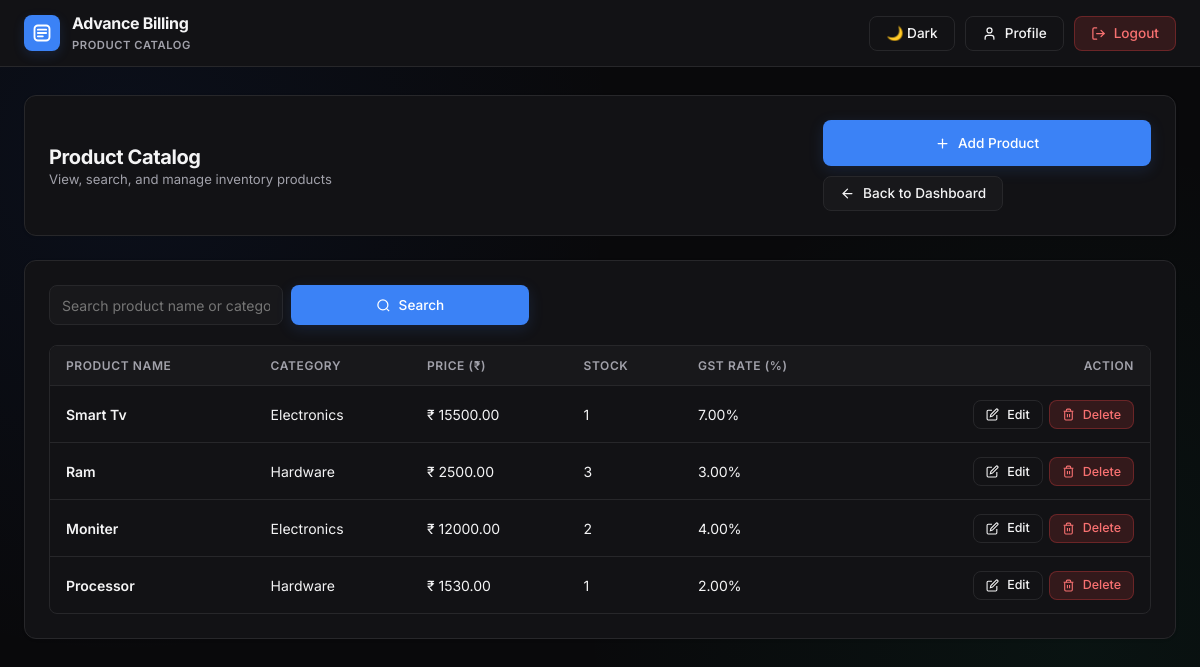
The app's page /product-list/ (signed in) with its own data.
### billing/models.py (models this page shows, shortened)
class Product(models.Model):
    name = models.CharField(max_length=100)
    category = models.CharField(max_length=100)
    price = models.DecimalField(max_digits=10, decimal_places=2)
    stock = models.IntegerField(default=0)
    gst_rate = models.DecimalField(max_digits=5, decimal_places=2, default=0.00)
    created_at = models.DateTimeField(auto_now_add=True)

### billing/views.py (the view)
# urls.py: path('product-list/', views.product_list, name='product_list'),
def product_list(request):
    try:
        user_id = request.session.get('user_id')
        if not user_id:
            return redirect('distributor_login')
        user = User.objects.get(id=user_id, usertype='distributor')
        search = request.GET.get('search', '').strip()
        if search:
            products_qs = Product.objects.filter(
                Q(name__icontains=search) | Q(category__icontains=search)
            ).order_by('-id')
        else:
            products_qs = Product.objects.all().order_by('-id')
        total_products = Product.objects.count()
        paginator = Paginator(products_qs, 10)
        page_number = request.GET.get('page', 1)
        products = paginator.get_page(page_number)
        return render(request, 'billing/product-list.html', {
            'user': user,
            'profile': user,
            'products': products,
            'search': search,
            'total_products': total_products
        })
    except User.DoesNotExist:
        messages.error(request, "Access restricted to Distributors only..!")
        return redirect('distributor_login')
    except Exception:
        return redirect('distributor_login')

### billing/templates/billing/product-list.html (shortened to what this page needs)
{% load static %}
<!DOCTYPE html>
<html lang="en">
<head>
    <link rel="stylesheet" href="{% static 'assets/css/styles.css' %}?v=2">
</head>
<body class="theme-distributor">
    <header class="top-navbar">
        <div class="nav-inner">
            <a href="{% url 'distributor_dashboard' %}" class="brand-container">
                <div class="brand-icon">
                    <svg width="20" height="20" viewBox="0 0 24 24" fill="none" stroke="currentColor" stroke-width="2.2" stroke-linecap="round" stroke-linejoin="round">
                        <rect x="3" y="3" width="18" height="18" rx="4" />
                        <path d="M7 8h10" />
                        <path d="M7 12h10" />
                        <path d="M7 16h6" />
                    </svg>
                </div>
                <div class="brand-titles">
                    <h1>Advance Billing</h1>
                    <span>Product Catalog</span>
                </div>
            </a>
            <div class="nav-actions">
                <button type="button" id="theme-toggle-btn" class="btn-shadcn btn-outline" onclick="App.toggleTheme()">
                </button>
                <a href="{% url 'distributor_profile' %}" class="btn-shadcn btn-outline">
                    <svg width="15" height="15" viewBox="0 0 24 24" fill="none" stroke="currentColor" stroke-width="2" stroke-linecap="round" stroke-linejoin="round">
                        <path d="M19 21v-2a4 4 0 0 0-4-4H9a4 4 0 0 0-4 4v2"/>
                        <circle cx="12" cy="7" r="4"/>
                    </svg>
                    <span>Profile</span>
                </a>
                <a href="{% url 'logout' %}" class="btn-shadcn btn-destructive">
                    <svg width="15" height="15" viewBox="0 0 24 24" fill="none" stroke="currentColor" stroke-width="2" stroke-linecap="round" stroke-linejoin="round">
                        <path d="M9 21H5a2 2 0 0 1-2-2V5a2 2 0 0 1 2-2h4"/>
                        <polyline points="16 17 21 12 16 7"/>
                        <line x1="21" y1="12" x2="9" y2="12"/>
                    </svg>
                    <span>Logout</span>
                </a>
            </div>
        </div>
    </header>
    <main class="main-container">
        <div class="shadcn-card">
            <div class="header-banner">
                <div class="title-meta">
                    <h2>Product Catalog</h2>
                    <p>View, search, and manage inventory products</p>
                </div>
                <div class="header-buttons">
                    <a href="{% url 'add_product' %}" class="btn-shadcn btn-primary">
                        <svg width="15" height="15" viewBox="0 0 24 24" fill="none" stroke="currentColor" stroke-width="2" stroke-linecap="round" stroke-linejoin="round">
                            <line x1="12" y1="5" x2="12" y2="19"/>
                            <line x1="5" y1="12" x2="19" y2="12"/>
                        </svg>
                        <span>Add Product</span>
                    </a>
                    <a href="{% url 'distributor_dashboard' %}" class="btn-shadcn btn-secondary">
                        <svg width="15" height="15" viewBox="0 0 24 24" fill="none" stroke="currentColor" stroke-width="2" stroke-linecap="round" stroke-linejoin="round">
                            <line x1="19" y1="12" x2="5" y2="12"/>
                            <polyline points="12 19 5 12 12 5"/>
                        </svg>
                        <span>Back to Dashboard</span>
                    </a>
                </div>
            </div>
        </div>
        <div class="shadcn-card">
            <div class="search-row">
                <form method="GET" action="{% url 'product_list' %}" class="search-form">
                    <input type="text" name="search" value="{{ search }}" placeholder="Search product name or category..." class="form-input">
                    <button type="submit" class="btn-shadcn btn-primary" style="height: 40px;">
                        <svg width="15" height="15" viewBox="0 0 24 24" fill="none" stroke="currentColor" stroke-width="2"><circle cx="11" cy="11" r="8"/><line x1="21" y1="21" x2="16.65" y2="16.65"/></svg>
                        <span>Search</span>
                    </button>
                </form>
            </div>
            <div class="table-wrap">
                <table class="shadcn-table">
                    <thead>
                        <tr>
                            <th>Product Name</th>
                            <th>Category</th>
                            <th>Price (₹)</th>
                            <th>Stock</th>
                            <th>GST Rate (%)</th>
                            <th style="text-align: right;">Action</th>
                        </tr>
                    </thead>
                    <tbody>
                        {% for product in products %}
                        <tr>
                            <td style="font-weight: 600;">{{ product.name }}</td>
                            <td>{{ product.category }}</td>
                            <td>₹ {{ product.price }}</td>
                            <td>{{ product.stock }}</td>
                            <td>{{ product.gst_rate }}%</td>
                            <td style="text-align: right;">
                                <div style="display: inline-flex; align-items: center; gap: 6px;">
                                    <a href="{% url 'edit_product' product.id %}" class="btn-shadcn btn-outline" style="padding: 0.35rem 0.75rem; font-size: 0.78rem;">
                                        <svg width="13" height="13" viewBox="0 0 24 24" fill="none" stroke="currentColor" stroke-width="2"><path d="M11 4H4a2 2 0 0 0-2 2v14a2 2 0 0 0 2 2h14a2 2 0 0 0 2-2v-7"/><path d="M18.5 2.5a2.121 2.121 0 0 1 3 3L12 15l-4 1 1-4 9.5-9.5z"/></svg>
                                        <span>Edit</span>
                                    </a>
                                    <form method="POST" action="{% url 'delete_product' product.id %}" style="display: inline; margin: 0; padding: 0;" onsubmit="return confirm('Are you sure you want to delete this product?');">
                                        <button type="submit" class="btn-shadcn btn-destructive" style="padding: 0.35rem 0.75rem; font-size: 0.78rem; cursor: pointer;">
                                            <svg width="13" height="13" viewBox="0 0 24 24" fill="none" stroke="currentColor" stroke-width="2"><polyline points="3 6 5 6 21 6"/><path d="M19 6v14a2 2 0 0 1-2 2H7a2 2 0 0 1-2-2V6m3 0V4a2 2 0 0 1 2-2h4a2 2 0 0 1 2 2v2"/><line x1="10" y1="11" x2="10" y2="17"/><line x1="14" y1="11" x2="14" y2="17"/></svg>
                                            <span>Delete</span>
                                        </button>
                                    </form>
                                </div>
                            </td>
                        </tr>
                        {% endfor %}
                    </tbody>
                </table>
            </div>
        </div>
    </main>
</body>
</html>

### billing/static/assets/css/styles.css (style rules this page uses)
:root { --bg-main: #09090b; --card-bg: #121215; --card-elevated: #18181b; --border: #27272a; --border-hover: #3f3f46; --text-primary: #f4f4f5; --text-muted: #a1a1aa; --text-dim: #71717a; --dist-primary: #3b82f6; --dist-hover: #2563eb; --dist-glow: rgba(59, 130, 246, 0.2); --dist-accent: #0ea5e9; --admin-primary: #10b981; --admin-hover: #059669; --admin-glow: rgba(16, 185, 129, 0.2); --admin-accent: #34d399; --primary: var(--dist-primary); --primary-hover: var(--dist-hover); --primary-glow: var(--dist-glow); --accent: var(--dist-accent); --font-head: 'Inter', -apple-system, BlinkMacSystemFont, sans-serif; --font-body: 'Inter', -apple-system, BlinkMacSystemFont, sans-serif; --radius-sm: 6px; --radius-md: 8px; --radius-lg: 12px; --transition: all 0.15s cubic-bezier(0.4, 0, 0.2, 1); }
body.mode-distributor, body.theme-distributor { --primary: var(--dist-primary); --primary-hover: var(--dist-hover); --primary-glow: var(--dist-glow); --accent: var(--dist-accent); }
* { margin: 0; padding: 0; box-sizing: border-box; font-family: var(--font-body); }
body { background-color: var(--bg-main); color: var(--text-primary); min-height: 100vh; display: flex; flex-direction: column; position: relative; transition: background-color 0.3s ease, color 0.3s ease; background-image: radial-gradient(circle at 10% 20%, rgba(37, 99, 235, 0.07) 0%, transparent 40%), radial-gradient(circle at 90% 80%, rgba(16, 185, 129, 0.06) 0%, transparent 40%); }
.btn-primary { width: 100%; height: 46px; background: var(--primary); color: #fff; border: none; border-radius: var(--radius-md); font-size: 0.9rem; font-weight: 700; cursor: pointer; box-shadow: 0 4px 15px var(--primary-glow); transition: var(--transition); }
.brand-icon { width: 42px; height: 42px; background: linear-gradient(135deg, var(--primary), var(--accent)); border-radius: var(--radius-md); display: flex; align-items: center; justify-content: center; font-family: var(--font-head); font-weight: 800; font-size: 1.1rem; color: #fff; box-shadow: 0 4px 14px var(--primary-glow); }

### records on screen
Product: name "Smart Tv", category "Electronics", price "15500.00", stock "1", gst_rate "7.00"
Product: name "Ram", category "Hardware", price "2500.00", stock "3", gst_rate "3.00"
Product: name "Moniter", category "Electronics", price "12000.00", stock "2", gst_rate "4.00"
Product: name "Processor", category "Hardware", price "1530.00", stock "1", gst_rate "2.00"
